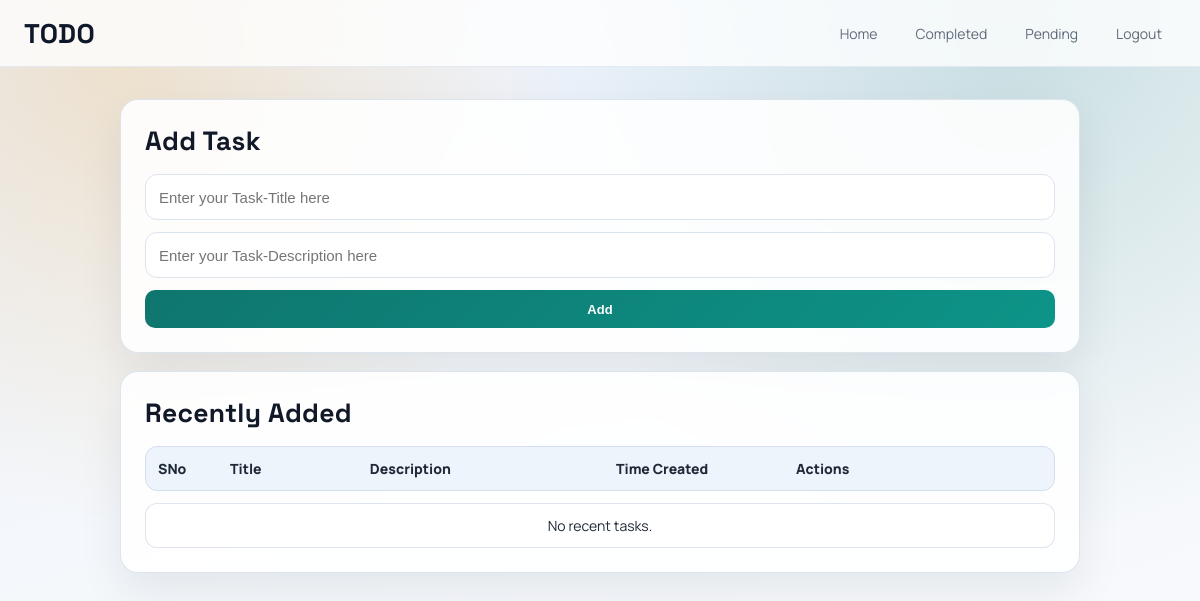
The page / (signed in) on the database as committed earlier.
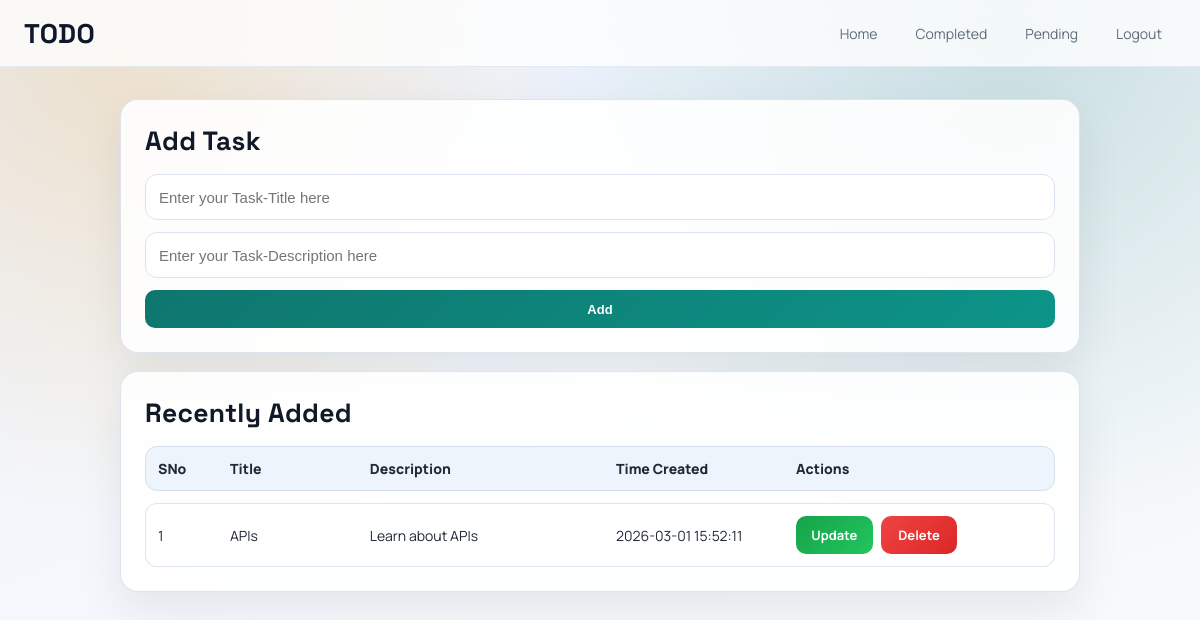
The same page on the database as committed later.
### app.py (models this page shows, shortened)
class Task(db.Model):
    sno = db.Column(db.Integer, primary_key=True)
    title = db.Column(db.String(200), nullable=False)
    desc = db.Column(db.String(500), nullable=False)
    user_id = db.Column(db.Integer, db.ForeignKey("user.id"), nullable=False)
    completed = db.Column(db.Boolean, nullable=False, default=False)
    date_created = db.Column(db.DateTime, default=db.func.current_timestamp())

### app.py (the view, shortened to what this page needs)
@app.route("/", methods=["GET", "POST"])
def home():
    if "user_id" not in session:
        return redirect("/login")
    allTasks = Task.query.filter_by(user_id=session["user_id"], completed=False).all()
    return render_template("index.html", allTasks=allTasks)

### templates/index.html (shortened to what this page needs)
{% extends 'base.html' %}
{% block body %}
<div class="add_task">
    <h2>Add Task</h2>
    <form action="/" method="POST">
        <input type="text" name="title" placeholder="Enter your Task-Title here" required>
        <input type="text" name="desc" placeholder="Enter your Task-Description here" required>
        <button type="submit">Add</button>
    </form>
</div>
<section class="recent_tasks">
    <h2>Recently Added</h2>
    <div class="task_table">
        <div class="task_row task_header">
            <div class="task_cell">SNo</div>
            <div class="task_cell">Title</div>
            <div class="task_cell">Description</div>
            <div class="task_cell">Time Created</div>
            <div class="task_cell">Actions</div>
        </div>
        <ul class="task_list">
            {% if allTasks %}
            {% for task in allTasks %}
            <li class="task_row">
                <div class="task_cell">{{ loop.index }}</div>
                <div class="task_cell">{{ task.title }}</div>
                <div class="task_cell">{{ task.desc }}</div>
                <div class="task_cell">{{ task.date_created }}</div>
                <div class="task_cell">
                    <div class="task_actions">
                        <a href="/update/{{task.sno}}" method="GET" type="button" class="btn btn_done">Update</a>
                            <a href="/delete/{{task.sno}}" method="POST" type="button" class="btn btn_delete">Delete</a>
                    </div>
                </div>
            </li>
            {% endfor %}
            {% else %}
            <li class="task_row task_empty">
                <div class="task_cell" aria-live="polite">No recent tasks.</div>
            </li>
            {% endif %}
        </ul>
    </div>
</section>
{% endblock body %}

### templates/base.html (shortened to what this page needs)
<!DOCTYPE html>
<html lang="en">
<head>
    <link rel="stylesheet" href="{{ url_for('static', filename='css/style.css') }}">
</head>
<body>
    <nav class="navbar">
        <h1 class="logo"><a href="/">TODO</a></h1>
        <ul id="nav_element">
            <li class="nav_element"><a href="/">Home</a></li>
            <li class="nav_element"><a href="/done">Completed</a></li>
            <li class="nav_element"><a href="/pending">Pending</a></li>
            {% if session.get("user_id") %}
            <li class="nav_element"><a href="/logout">Logout</a></li>
            {% endif %}
        </ul>
    </nav>
    <main class="page_shell">
        {% block body %}
        {% endblock body %}
    </main>
</body>
</html>

### static/css/style.css (style rules this page uses)
:root { --bg: #f4f7fb; --bg-soft: #e9f0ff; --surface: rgba(255, 255, 255, 0.88); --surface-strong: #ffffff; --ink: #111827; --muted: #5f6b7a; --brand: #0f766e; --brand-dark: #0b5c56; --accent: #f59e0b; --danger: #dc2626; --line: #dbe3ee; --shadow-soft: 0 18px 45px rgba(15, 23, 42, 0.08); --shadow-hover: 0 18px 28px rgba(15, 23, 42, 0.12); --radius-lg: 18px; --radius-md: 12px; }
* { margin: 0; padding: 0; box-sizing: border-box; }
body { font-family: "Manrope", sans-serif; color: var(--ink); min-height: 100vh; background: radial-gradient(circle at 10% 8%, rgba(245, 158, 11, 0.2), transparent 35%), radial-gradient(circle at 84% 5%, rgba(15, 118, 110, 0.18), transparent 40%), linear-gradient(160deg, var(--bg-soft), var(--bg) 45%, #f8fafc 100%); }
a { text-decoration: none; color: inherit; }
.navbar { position: sticky; top: 0; z-index: 10; display: flex; justify-content: space-between; align-items: center; padding: 14px 24px; backdrop-filter: blur(8px); background: rgba(255, 255, 255, 0.78); border-bottom: 1px solid rgba(219, 227, 238, 0.7); }
.logo a { font-family: "Space Grotesk", sans-serif; font-size: 27px; letter-spacing: 0.6px; color: #0f172a; }
#nav_element { list-style: none; display: flex; align-items: center; gap: 10px; flex-wrap: wrap; }
#nav_element a { display: inline-flex; align-items: center; justify-content: center; min-height: 38px; padding: 7px 14px; border-radius: 999px; font-size: 14px; color: var(--muted); transition: all 0.22s ease; }
.page_shell { max-width: 1080px; margin: 0 auto; padding: 28px 20px 42px; }
.add_task, .recent_tasks { width: 100%; max-width: 960px; background: var(--surface); border: 1px solid rgba(219, 227, 238, 0.95); border-radius: var(--radius-lg); box-shadow: var(--shadow-soft); backdrop-filter: blur(8px); animation: cardEnter 0.45s ease both; }
.add_task { margin: 4px auto 18px; padding: 24px; }
.recent_tasks { margin: 0 auto; padding: 24px; }
.add_task h2, .recent_tasks h2 { font-family: "Space Grotesk", sans-serif; font-size: clamp(20px, 2.2vw, 28px); margin-bottom: 16px; letter-spacing: 0.3px; }
.add_task form { display: flex; flex-direction: column; gap: 12px; }
.add_task input { width: 100%; min-height: 46px; border: 1px solid var(--line); border-radius: var(--radius-md); padding: 11px 13px; color: var(--ink); background: rgba(255, 255, 255, 0.95); font-size: 15px; transition: border-color 0.2s ease, box-shadow 0.2s ease; }
.add_task button, .btn { display: inline-flex; align-items: center; justify-content: center; min-height: 38px; border-radius: 10px; border: none; font-size: 13px; font-weight: 700; padding: 8px 12px; cursor: pointer; transition: transform 0.16s ease, box-shadow 0.18s ease, filter 0.2s ease; }
.btn_primary, .add_task button { background: linear-gradient(135deg, var(--brand), #0d9488); color: #ffffff; }
.task_table { display: flex; flex-direction: column; gap: 12px; }
.task_list { list-style: none; display: flex; flex-direction: column; gap: 10px; }
.task_row { display: grid; grid-template-columns: 62px 1.1fr 2fr 170px 246px; gap: 10px; align-items: center; padding: 12px; border: 1px solid rgba(219, 227, 238, 0.9); border-radius: 12px; background: var(--surface-strong); }
.task_header { font-weight: 800; color: #334155; background: #eef4fb; border-color: #d4deec; }
.task_cell { font-size: 14px; color: #1f2937; overflow: hidden; text-overflow: ellipsis; white-space: nowrap; }
.task_cell::before { display: none; }
.task_actions { display: grid; grid-template-columns: repeat(3, minmax(0, 1fr)); align-items: stretch; gap: 8px; width: 100%; }
.task_actions .btn { width: 100%; min-width: 0; min-height: 38px; }
.task_row .task_cell:last-child { overflow: visible; text-overflow: clip; white-space: normal; }
.btn_done { background: linear-gradient(135deg, #16a34a, #22c55e); color: #ffffff; }
.btn_delete { background: linear-gradient(135deg, #ef4444, var(--danger)); color: #ffffff; }
.task_list li { list-style: none; animation: rowEnter 0.36s ease both; }

Rows that differ between the two databases and show on the page:
added Task: title "APIs", desc "Learn about APIs", date_created "2026-03-01 15:52:11"
Other text that changed with them:
text no longer shown: "No recent tasks."
